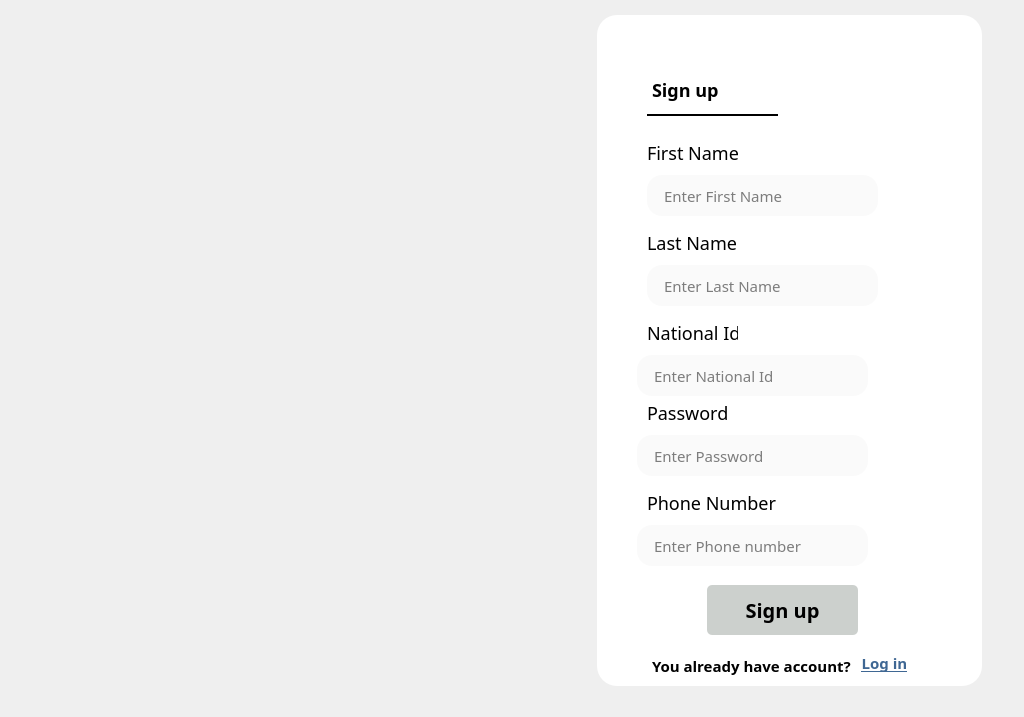
<?xml version="1.0" encoding="UTF-8"?>
<ui version="4.0">
 <class>Signup</class>
 <widget class="QWidget" name="Signup">
  <property name="geometry">
   <rect>
    <x>0</x>
    <y>0</y>
    <width>1024</width>
    <height>717</height>
   </rect>
  </property>
  <property name="windowTitle">
   <string>Form</string>
  </property>
  <widget class="QFrame" name="frame">
   <property name="geometry">
    <rect>
     <x>-3</x>
     <y>-5</y>
     <width>1031</width>
     <height>732</height>
    </rect>
   </property>
   <property name="styleSheet">
    <string notr="true">*{
font-family:sans-serif;
}
QWidget{
background-image: url(Login.png);
background: rgba(255, 255, 255, 0.1) url(C:/Users/ramy_/source/repos/Real-Estate-Portal/Real-Estate-Portal/Assets/Login.png);
}
QPushButton{
border-radius: 5px;
font-size:20px;
color: black ;
font-weight:bold;
background: #CCD0CD ;
}
QPushButton:hover {
    background:#5287FE;
     color: white;

}
QLabel{
border-style:solid;
border-color:black;
border-bottom:2px;
color:black;
}</string>
   </property>
   <property name="frameShape">
    <enum>QFrame::Shape::StyledPanel</enum>
   </property>
   <property name="frameShadow">
    <enum>QFrame::Shadow::Raised</enum>
   </property>
   <widget class="QFrame" name="frame_2">
    <property name="geometry">
     <rect>
      <x>600</x>
      <y>20</y>
      <width>385</width>
      <height>671</height>
     </rect>
    </property>
    <property name="styleSheet">
     <string notr="true">QFrame{
		background : white;
		border-radius:20px;
		}
		QLineEdit{
		padding-left: 15px;
		color:black;
		background: #FAFAFA;
		border: none;
		border-radius:15px;
		font-size:15px;
		}
</string>
    </property>
    <property name="frameShape">
     <enum>QFrame::Shape::StyledPanel</enum>
    </property>
    <property name="frameShadow">
     <enum>QFrame::Shadow::Raised</enum>
    </property>
    <property name="lineWidth">
     <number>1</number>
    </property>
    <widget class="QLabel" name="label">
     <property name="geometry">
      <rect>
       <x>50</x>
       <y>50</y>
       <width>131</width>
       <height>51</height>
      </rect>
     </property>
     <property name="styleSheet">
      <string notr="true">QLabel{
		border-radius:0px;
	border-bottom:2px solid black;
		font-weight:bold;
		color:black;
font-size:18px;
		}
</string>
     </property>
     <property name="text">
      <string>Sign up</string>
     </property>
    </widget>
    <widget class="QLabel" name="label_2">
     <property name="geometry">
      <rect>
       <x>50</x>
       <y>130</y>
       <width>121</width>
       <height>16</height>
      </rect>
     </property>
     <property name="styleSheet">
      <string notr="true">QLabel{
		font-size:18px;
		font-weight:700px;
		color:black;
	}</string>
     </property>
     <property name="text">
      <string>First Name</string>
     </property>
    </widget>
    <widget class="QLineEdit" name="lineEdit">
     <property name="geometry">
      <rect>
       <x>50</x>
       <y>160</y>
       <width>231</width>
       <height>41</height>
      </rect>
     </property>
     <property name="placeholderText">
      <string>Enter First Name</string>
     </property>
    </widget>
    <widget class="QLabel" name="label_3">
     <property name="geometry">
      <rect>
       <x>60</x>
       <y>220</y>
       <width>121</width>
       <height>16</height>
      </rect>
     </property>
     <property name="styleSheet">
      <string notr="true">QLabel{
		font-size:18px;
		font-weight:700px;
		color:black;
	}</string>
     </property>
     <property name="text">
      <string/>
     </property>
    </widget>
    <widget class="QLabel" name="label_7">
     <property name="geometry">
      <rect>
       <x>50</x>
       <y>220</y>
       <width>91</width>
       <height>16</height>
      </rect>
     </property>
     <property name="styleSheet">
      <string notr="true">QLabel{
		font-size:18px;
		font-weight:700px;
		color:black;
		}</string>
     </property>
     <property name="text">
      <string>Last Name</string>
     </property>
    </widget>
    <widget class="QLineEdit" name="lineEdit_3">
     <property name="geometry">
      <rect>
       <x>50</x>
       <y>250</y>
       <width>231</width>
       <height>41</height>
      </rect>
     </property>
     <property name="placeholderText">
      <string>Enter Last Name</string>
     </property>
    </widget>
    <widget class="QLabel" name="label_8">
     <property name="geometry">
      <rect>
       <x>50</x>
       <y>310</y>
       <width>91</width>
       <height>16</height>
      </rect>
     </property>
     <property name="styleSheet">
      <string notr="true">QLabel{
		font-size:18px;
		font-weight:700px;
		color:black;
		}</string>
     </property>
     <property name="text">
      <string>National Id</string>
     </property>
    </widget>
    <widget class="QLineEdit" name="lineEdit_4">
     <property name="geometry">
      <rect>
       <x>40</x>
       <y>340</y>
       <width>231</width>
       <height>41</height>
      </rect>
     </property>
     <property name="placeholderText">
      <string>Enter National Id</string>
     </property>
    </widget>
    <widget class="QLabel" name="label_9">
     <property name="geometry">
      <rect>
       <x>50</x>
       <y>390</y>
       <width>91</width>
       <height>16</height>
      </rect>
     </property>
     <property name="styleSheet">
      <string notr="true">QLabel{
		font-size:18px;
		font-weight:700px;
		color:black;
		}</string>
     </property>
     <property name="text">
      <string>Password</string>
     </property>
    </widget>
    <widget class="QLineEdit" name="lineEdit_5">
     <property name="geometry">
      <rect>
       <x>40</x>
       <y>420</y>
       <width>231</width>
       <height>41</height>
      </rect>
     </property>
     <property name="placeholderText">
      <string>Enter Password</string>
     </property>
    </widget>
    <widget class="QLabel" name="label_10">
     <property name="geometry">
      <rect>
       <x>50</x>
       <y>480</y>
       <width>131</width>
       <height>16</height>
      </rect>
     </property>
     <property name="styleSheet">
      <string notr="true">QLabel{
		font-size:18px;
		font-weight:700px;
		color:black;
		}</string>
     </property>
     <property name="text">
      <string>Phone Number</string>
     </property>
    </widget>
    <widget class="QLineEdit" name="lineEdit_6">
     <property name="geometry">
      <rect>
       <x>40</x>
       <y>510</y>
       <width>231</width>
       <height>41</height>
      </rect>
     </property>
     <property name="placeholderText">
      <string>Enter Phone number</string>
     </property>
    </widget>
    <widget class="QPushButton" name="pushButton">
     <property name="geometry">
      <rect>
       <x>110</x>
       <y>570</y>
       <width>151</width>
       <height>50</height>
      </rect>
     </property>
     <property name="text">
      <string>Sign up</string>
     </property>
    </widget>
    <widget class="QLabel" name="label_11">
     <property name="geometry">
      <rect>
       <x>55</x>
       <y>640</y>
       <width>201</width>
       <height>20</height>
      </rect>
     </property>
     <property name="styleSheet">
      <string notr="true">QLabel{
		font-weight:700;
		color:black;
font-size:15px
		}</string>
     </property>
     <property name="text">
      <string>&lt;html&gt;&lt;head/&gt;&lt;body&gt;&lt;p&gt;You already have account?&lt;/p&gt;&lt;/body&gt;&lt;/html&gt;</string>
     </property>
    </widget>
    <widget class="QPushButton" name="pushButton_2">
     <property name="geometry">
      <rect>
       <x>257</x>
       <y>636</y>
       <width>61</width>
       <height>24</height>
      </rect>
     </property>
     <property name="styleSheet">
      <string notr="true">QPushButton{
text-decoration:underline;
background:white;
font-size:15px;
color:#3F6793;
font-weight:700;
}</string>
     </property>
     <property name="text">
      <string>Log in</string>
     </property>
    </widget>
   </widget>
  </widget>
 </widget>
 <resources/>
 <connections/>
</ui>
